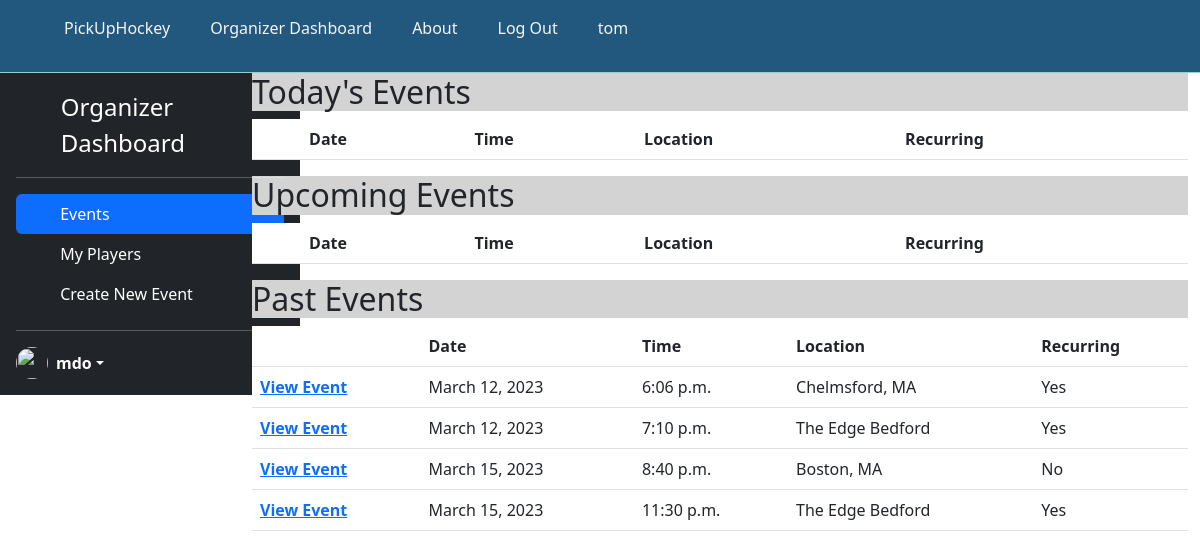
Before: /organize/ (signed in) with the older database file.
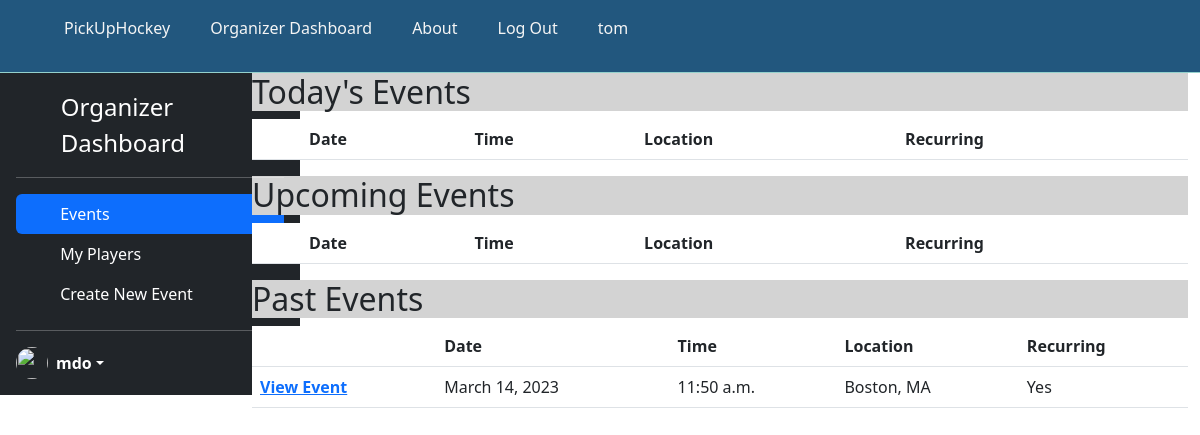
After: the same page with the newer database file.
### OrgDash/models.py (models this page shows, shortened)
class Skate(models.Model):
    host = models.ForeignKey(User, on_delete= models.CASCADE, default= 1)
    date = models.DateField(auto_now = False, default= None)
    time = models.TimeField(auto_now=False, default= None)
    location = models.CharField(max_length=200)
    price = models.IntegerField()
    max_guests = models.IntegerField(default=0)
    recurring_event = models.BooleanField(default= False)
    STATUS_CHOICES = [
        (7,'Every Week'),
        (14,'Every Two Weeks'),
    ]
    frequency = models.IntegerField(choices=STATUS_CHOICES, default= 7, blank= True)
    send_invite_days_before = models.IntegerField(default= 3, blank= True)
    finalize_event_hours_before = models.IntegerField(default=1, blank= True)
    group_to_invite = models.ForeignKey('PlayerGroup', on_delete= models.CASCADE, blank= True, default=6)

### OrgDash/views.py (the view)
# urls.py: path('', views.OrganizerDashboard, name = 'organizer_dashboard'),
def OrganizerDashboard(request):
    today=timezone.now()
    active_user = request.user.pk
    todays_events = Skate.objects.filter(Q(host= active_user) & Q(date=today))
    upcoming_events = Skate.objects.filter(Q(host= active_user) & Q(date__gt= today))
    past_events = Skate.objects.filter(Q(host= active_user) & Q(date__lt= today))
    context = {'upcoming_events' : upcoming_events, 'past_events': past_events, 'todays_events': todays_events}
    return render (request,'OrgDash/dash_base.html',context)

### OrgDash/templates/OrgDash/dash_base.html (shortened to what this page needs)
{% extends 'base.html' %}
{% block body_block %}
<div class="wrapper">
    <div class="sidebar">
        {% include 'OrgDash/org_dash_base.html' %}
    </div>
<div class="content">
    <div class="container">
        <div class="table-header">
        <h2>Today's Events</h2>
        </div>
        <table class="table table-hover table">
            <thead>
              <tr>
                <th scope="col"></th>
                <th scope="col">Date</th>
                <th scope="col">Time</th>
                <th scope="col">Location</th>
                <th scope="col">Recurring</th>
              </tr>
            </thead>
          </table>
    <div class="table-header">
        <h2>Upcoming Events</h2>
    </div>
    <table class="table table-hover table">
        <thead>
          <tr>
            <th scope="col"></th>
            <th scope="col">Date</th>
            <th scope="col">Time</th>
            <th scope="col">Location</th>
            <th scope="col">Recurring</th>
          </tr>
        </thead>
      </table>
      <div class="table-header">
        <h2>Past Events</h2>
    </div>
      <table class="table table-hover table">
          <thead>
            <tr>
              <th scope="col"></th>
              <th scope="col">Date</th>
              <th scope="col">Time</th>
              <th scope="col">Location</th>
              <th scope="col">Recurring</th>
            </tr>
          </thead>
          <tbody>
              {% for item in past_events %}
            <tr>
              <th scope="row"><a href="{{item.id}}">View Event</a></th>
              <td>{{item.date}}</td>
              <td>{{item.time}}</td>
              <td>{{item.location}}</td>
              {% if item.recurring_event == True %}
              <td>Yes</td>
             {% else %}
             <td>No</td>
              {% endif %}
              {% endfor %}
            </tr>
          </tbody>
        </table>
</div>
</div>
</div>
{% endblock %}

Changed rows visible on the page:
removed Skate: date "March 12, 2023", time "6:06 p.m.", location "Chelmsford, MA", recurring_event "Yes"
removed Skate: date "March 12, 2023", time "7:10 p.m.", location "The Edge Bedford", recurring_event "Yes"
removed Skate: date "March 15, 2023", time "8:40 p.m.", location "Boston, MA", recurring_event "No"
removed Skate: date "March 15, 2023", time "11:30 p.m.", location "The Edge Bedford", recurring_event "Yes"
added Skate: date "March 14, 2023", time "11:50 a.m.", location "Boston, MA", recurring_event "Yes"
